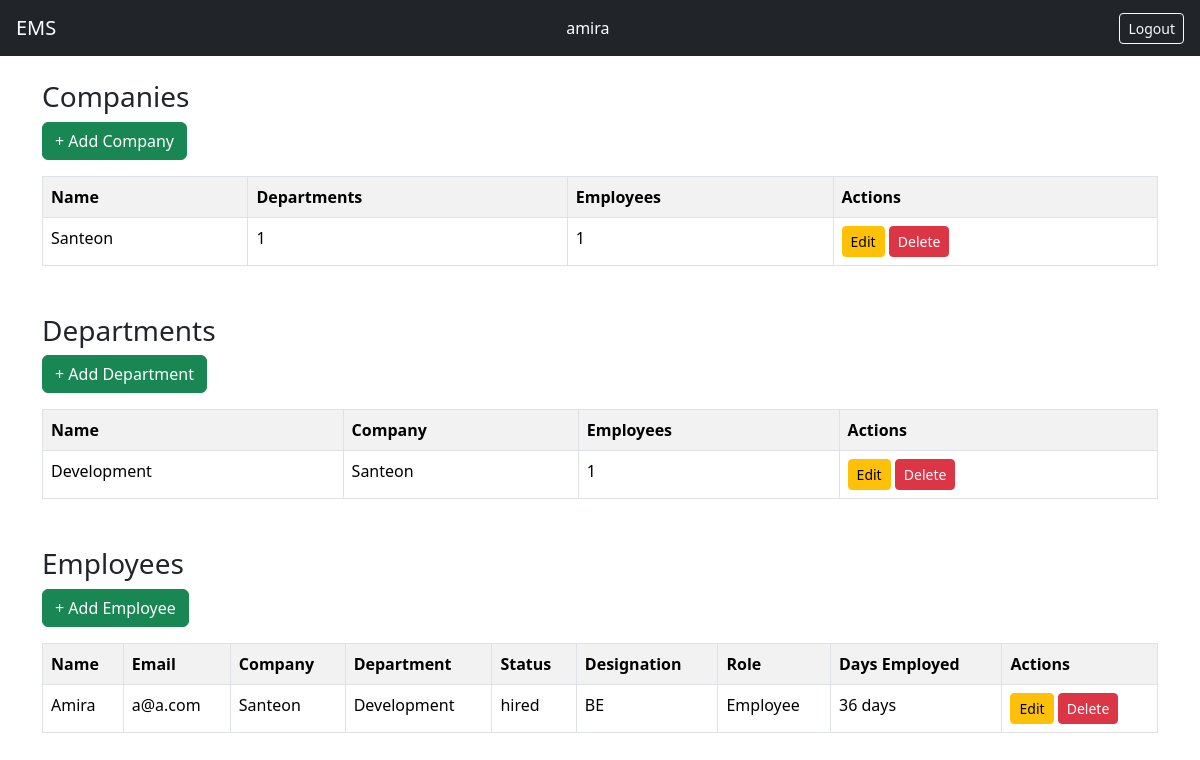
Before: / (signed in) with the older database file.
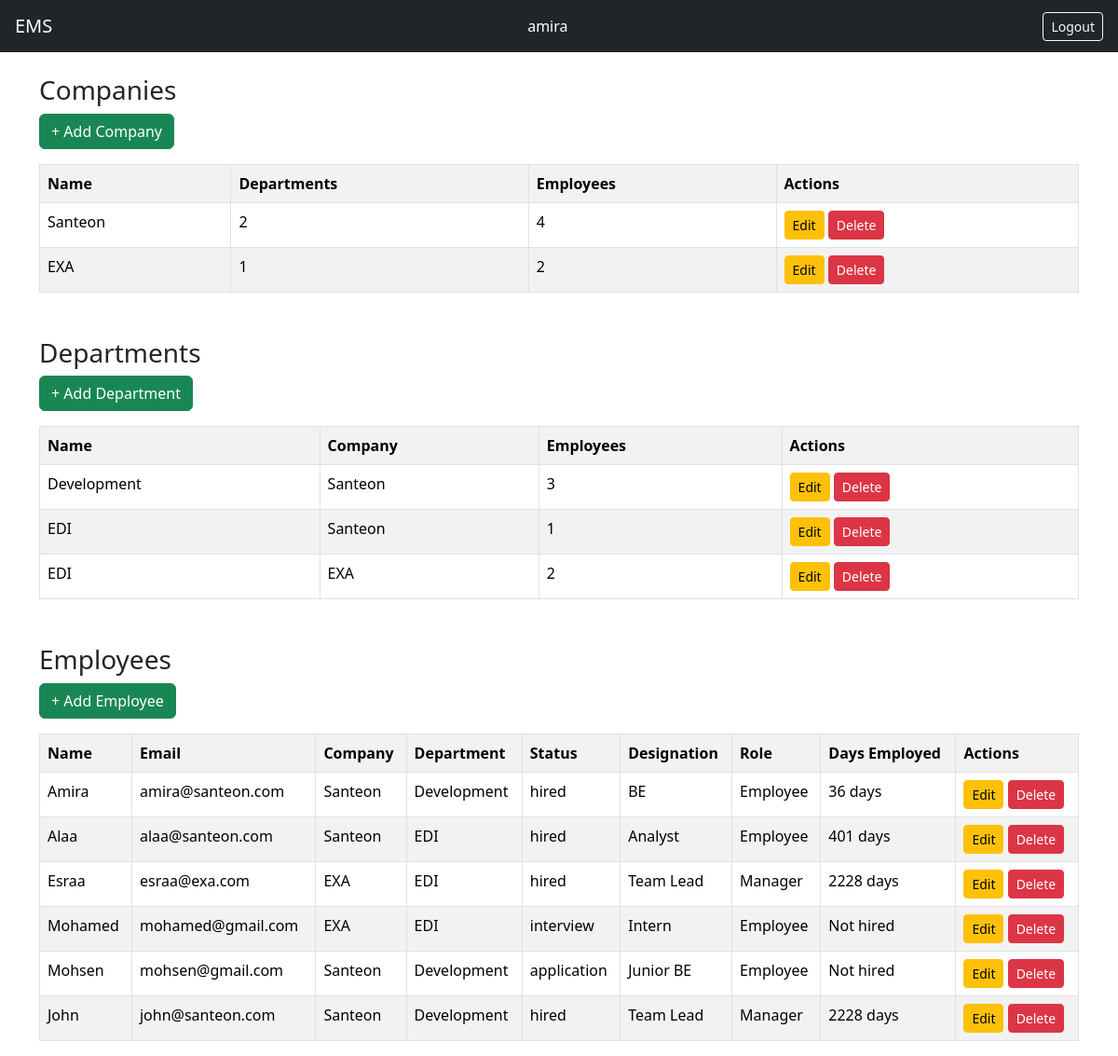
After: the same page with the newer database file.
### companies/models.py (models this page shows, shortened)
class Company(models.Model):
    name = models.CharField(max_length=255)
    departments_count = models.PositiveIntegerField(default=0)
    employees_count = models.PositiveIntegerField(default=0)
    class Meta:
        verbose_name_plural = "Companies"

class Department(models.Model):
    company = models.ForeignKey(Company, on_delete=models.PROTECT, related_name='departments')
    name = models.CharField(max_length=255)
    employees_count = models.PositiveIntegerField(default=0)

### employees/models.py (models this page shows, shortened)
class Employee(models.Model):
    STATUS_CHOICES = [
        ('application', 'Application Received'),
        ('interview', 'Interview Scheduled'),
        ('hired', 'Hired'),
        ('rejected', 'Not Accepted'),
    ]
    company = models.ForeignKey(Company, on_delete=models.PROTECT, related_name='employees')
    department = models.ForeignKey(Department, on_delete=models.PROTECT, related_name='employees')
    status = models.CharField(max_length=20, choices=STATUS_CHOICES)
    name = models.CharField(max_length=255)
    email = models.EmailField(unique=True)
    mobile = models.CharField(max_length=22, unique=True)
    address = models.TextField()
    designation = models.CharField(max_length=255)
    hired_on = models.DateField(null=True, blank=True) # Can be null if not hired yet
    user = models.OneToOneField(User, on_delete=models.CASCADE)
    @property
    def days_employed(self):
        if self.status == 'hired' and self.hired_on:
            return (date.today() - self.hired_on).days
        return None
    def is_manager(self):
        return self.user.groups.filter(name='Manager').exists()

### ems/views.py (the view)
# urls.py: path('', employee_list, name='home'),
@login_required
def employee_list(request):
    user = request.user
    is_manager = user.groups.filter(name='Manager').exists()
    if user.is_superuser:
        employees = Employee.objects.all()
    elif is_manager:
        employees = Employee.objects.filter(
            department=user.employee.department
        )
    else:
        employees = Employee.objects.filter(user=user)
    companies = None
    if user.is_superuser:
        companies = Company.objects.all()
    departments = None
    if user.is_superuser:
        departments = Department.objects.select_related('company')
    elif is_manager:
        departments = Department.objects.filter(
            company=user.employee.company
        ).select_related('company')
    return render(
        request,
        'employees/list.html',
        {
            'employees': employees,
            'is_manager': is_manager,
            'companies': companies,
            'departments': departments,
        }
    )

### templates/employees/list.html
{% extends "base.html" %}
{% block content %}
{% if user.is_superuser %}
<h3>Companies</h3>
<a href="{% url 'add_company' %}"
   class="btn btn-success mb-3">
   + Add Company
</a>
<table class="table table-bordered table-striped mb-5">
    <tr>
        <th>Name</th>
        <th>Departments</th>
        <th>Employees</th>
        <th>Actions</th>
    </tr>
    {% for c in companies %}
    <tr>
        <td>{{ c.name }}</td>
        <td>{{ c.departments_count }}</td>
        <td>{{ c.employees_count }}</td>
        <td>
            <a href="{% url 'edit_company' c.id %}"
               class="btn btn-sm btn-warning">
               Edit
            </a>
            <a href="{% url 'delete_company' c.id %}"
               class="btn btn-sm btn-danger">
               Delete
            </a>
        </td>
    </tr>
    {% endfor %}
</table>
{% endif %}
{% if user.is_superuser or is_manager %}
<h3>Departments</h3>
<a href="{% url 'add_department' %}"
   class="btn btn-success mb-3">
   + Add Department
</a>
<table class="table table-bordered table-striped mb-5">
<tr>
    <th>Name</th>
    <th>Company</th>
    <th>Employees</th>
    {% if user.is_superuser %}
    <th>Actions</th>
    {% endif %}
</tr>
{% for d in departments %}
<tr>
    <td>{{ d.name }}</td>
    <td>{{ d.company.name }}</td>
    <td>{{ d.employees_count }}</td>
    {% if user.is_superuser %}
    <td>
        <a href="{% url 'edit_department' d.id %}"
           class="btn btn-sm btn-warning">
           Edit
        </a>
        <a href="{% url 'delete_department' d.id %}"
           class="btn btn-sm btn-danger">
           Delete
        </a>
    </td>
    {% endif %}
</tr>
{% endfor %}
</table>
{% endif %}
<h3>Employees</h3>
{% if user.is_superuser or is_manager %}
    <a href="{% url 'add_employee' %}"
       class="btn btn-success mb-3">
       + Add Employee
    </a>
{% endif %}
<table class="table table-bordered table-striped">
    <tr>
        <th>Name</th>
        <th>Email</th>
        <th>Company</th>
        <th>Department</th>
        <th>Status</th>
        <th>Designation</th>
        <th>Role</th>
        <th>Days Employed</th>
        {% if user.is_superuser or is_manager %}
        <th>Actions</th>
        {% endif %}
    </tr>
    {% for e in employees %}
    <tr>
        <td>{{ e.name }}</td>
        <td>{{ e.email }}</td>
        <td>{{ e.company.name }}</td>
        <td>{{ e.department.name }}</td>
        <td>{{ e.status }}</td>
        <td>{{ e.designation }}</td>
        <td>
            {% if e.is_manager %}
                Manager
            {% else %}
                Employee
            {% endif %}
        </td>
        <td>
            {% if e.days_employed %}
                {{ e.days_employed }} days
            {% else %}
                Not hired
            {% endif %}
        </td>
        {% if user.is_superuser or is_manager %}
        <td>
                <a href="{% url 'edit_employee' e.id %}"
                    class="btn btn-sm btn-warning">
                    Edit
                </a>
                <a href="{% url 'delete_employee' e.id %}"
                    class="btn btn-sm btn-danger">
                    Delete
                </a>
        </td>
        {% endif %}
    </tr>
    {% endfor %}
</table>
{% endblock %}

### templates/base.html (shortened to what this page needs)
<!DOCTYPE html>
<html>
<head>
    <link href="https://cdn.jsdelivr.net/npm/bootstrap@5.3.2/dist/css/bootstrap.min.css" rel="stylesheet">
</head>
<body>
<nav class="navbar navbar-dark bg-dark px-3">
    <a class="navbar-brand text-white" href="/">EMS</a>
    {% if user.is_authenticated %}
        <span class="text-white me-3">
            {{ user.username }}
        </span>
        <form method="post"
            action="{% url 'logout' %}"
            style="display:inline;">
            <button type="submit"
                    class="btn btn-sm btn-outline-light">
                Logout
            </button>
        </form>
    {% endif %}
</nav>
<div class="container mt-4">
    {% block content %}{% endblock %}
</div>
</body>
</html>

Changed rows visible on the page:
changed Company "Santeon": departments_count "1" → "2"; employees_count "1" → "4"
added Company: name "EXA", departments_count "1", employees_count "2"
changed Department "Development": employees_count "1" → "3"
added Department: name "EDI", company.name "Santeon", employees_count "1"
added Department: name "EDI", company.name "EXA", employees_count "2"
changed Employee "Amira": email "a@a.com" → "amira@santeon.com"
added Employee: name "Alaa", email "alaa@santeon.com", company.name "Santeon", department.name "EDI", status "hired", designation "Analyst", shows "Employee", days_employed "401"
added Employee: name "Esraa", email "esraa@exa.com", company.name "EXA", department.name "EDI", status "hired", designation "Team Lead", shows "Manager", days_employed "2228"
added Employee: name "Mohamed", email "mohamed@gmail.com", company.name "EXA", department.name "EDI", status "interview", designation "Intern", shows "Employee", shows "Not hired"
added Employee: name "Mohsen", email "mohsen@gmail.com", company.name "Santeon", department.name "Development", status "application", designation "Junior BE", shows "Employee", shows "Not hired"
added Employee: name "John", email "john@santeon.com", company.name "Santeon", department.name "Development", status "hired", designation "Team Lead", shows "Manager", days_employed "2228"
